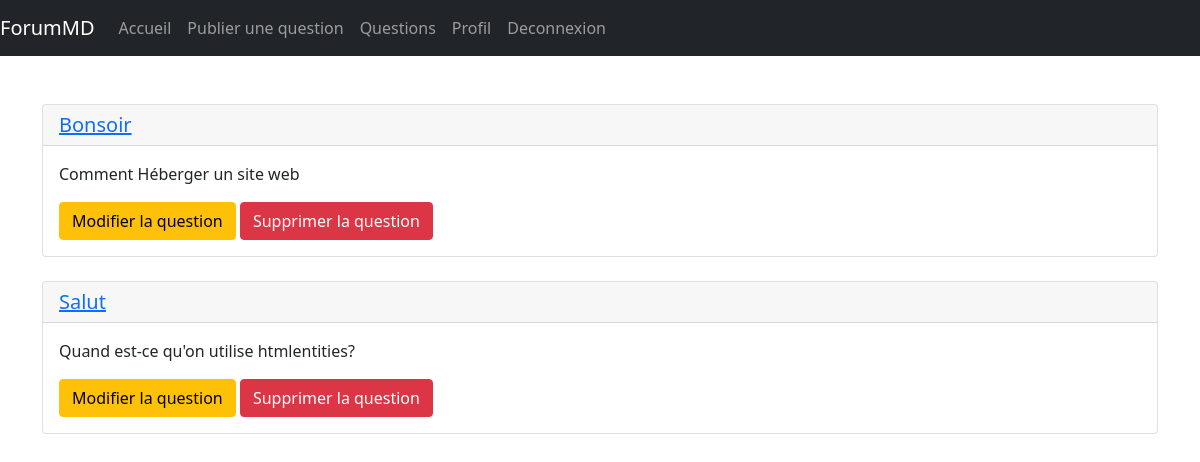
Page /questions.php (signed in) on the committed database.
### tables this page shows
CREATE TABLE `questions` (
  `id` int(11) NOT NULL,
  `titre` varchar(255) NOT NULL,
  `descriptions` text NOT NULL,
  `contenu` text NOT NULL,
  `id_membre` int(11) NOT NULL,
  `email_membre` varchar(255) NOT NULL,
  `datpublication` text NOT NULL
);

### actions/questions/affichequestionAction.php (called while the page is built, shortened)
<?php
    require_once('actions/database.php');
    $afficherquestions = $connexion->prepare("SELECT id, titre, descriptions FROM questions WHERE id_membre = ? ORDER BY id DESC");
    $afficherquestions->execute(array($_SESSION['id']));
?>

### questions.php (the view, shortened to what this page needs)
<?php
require_once('actions/questions/affichequestionAction.php');
?>
<!DOCTYPE html>
<html lang="en">
<?php
    include 'include/head.php';
?>
<body>
    <?php include 'include/navbar.php'; ?>
    <br><br>
    <div class="container">
    <?php
        while($ques = $afficherquestions->fetch()){
            ?>
                <div class="card">
                    <h5 class="card-header">
                        <a href="article.php?id=<?= $ques['id']; ?>">
                            <?= $ques['titre']; ?>
                        </a>
                    </h5>
                    <div class="card-body">
                        <p class="card-text">
                            <?php
                                echo $ques['descriptions'];
                            ?>
                        </p>
                        <a href="modifiequestions.php?id=<?php echo $ques['id']; ?>" class="btn btn-warning">Modifier la question</a>
                        <a href="actions/questions/supprimerquesAction.php?id=<?php echo $ques['id']; ?>" class="btn btn-danger">Supprimer la question</a>
                    </div>
                </div>
                <br>
            <?php
        }
    ?>
    </div>
</body>
</html>

### rows in the picture
questions: titre "Bonsoir", descriptions "Comment Héberger un site web"
questions: titre "Salut", descriptions "Quand est-ce qu'on utilise htmlentities?"
